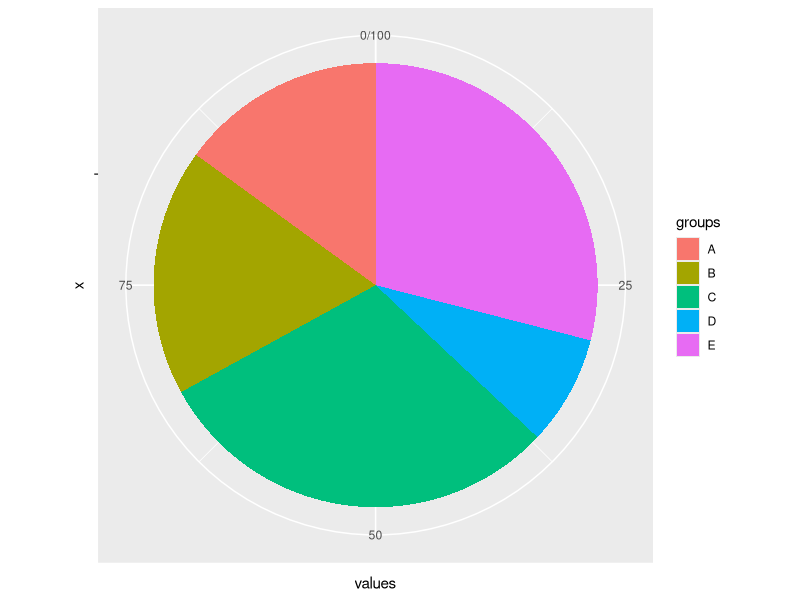
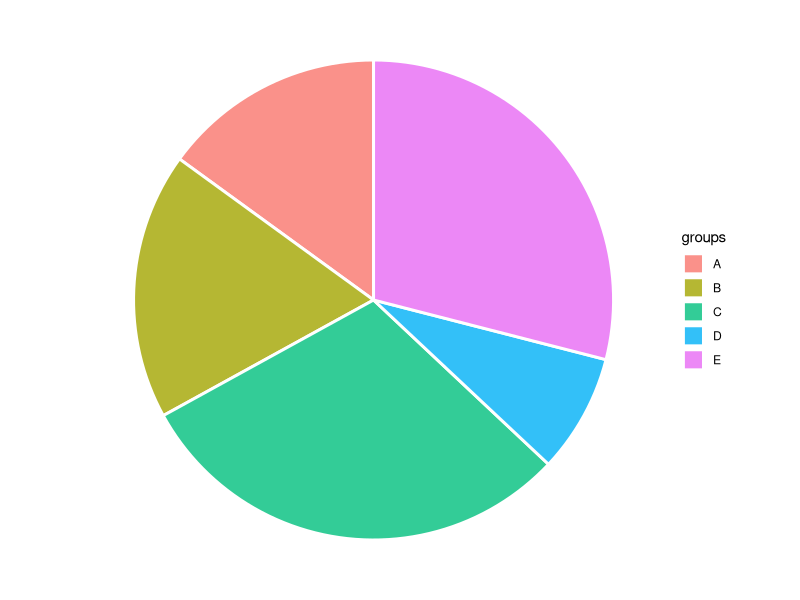
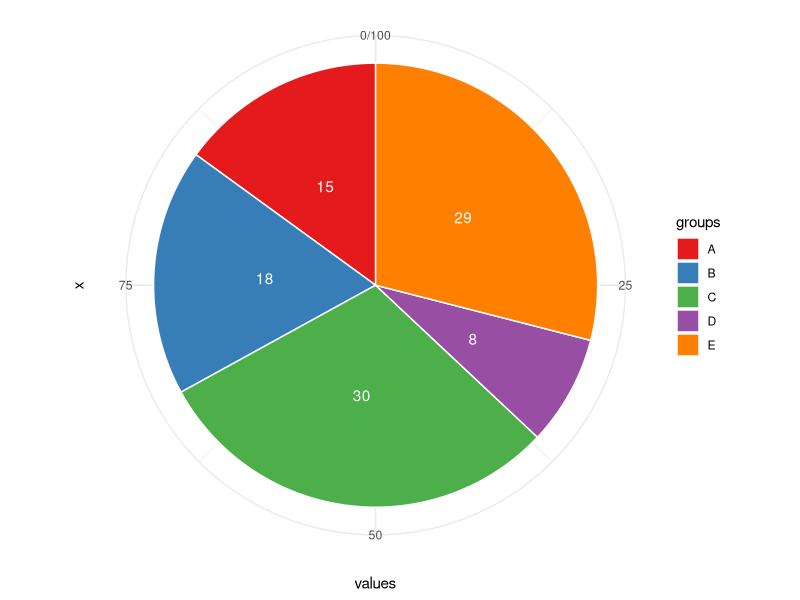
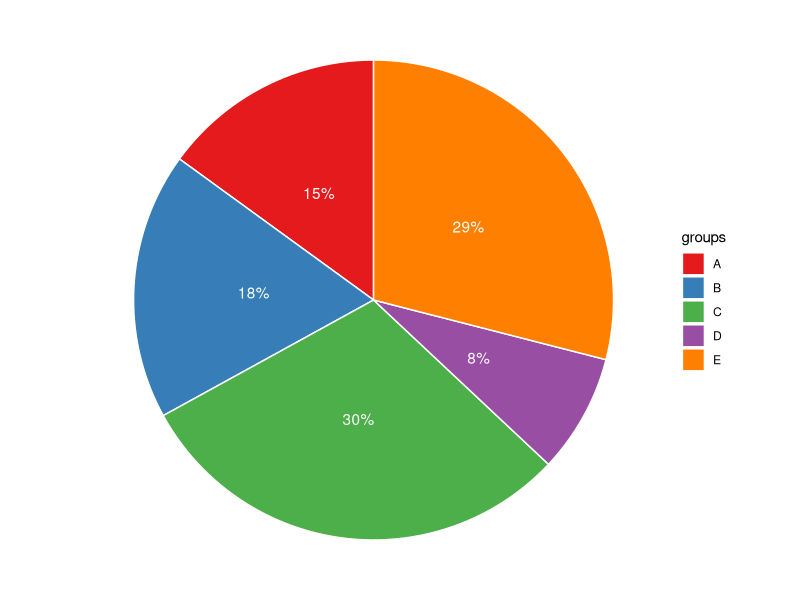

The R source for these figures, in order:
# 1. 载入ggplot2
library(ggplot2)

# 2. 创建数据
mydata <- data.frame(
  groups = LETTERS[1:5],
  values = c(15, 18, 30, 8, 29)
)
mydata

# 3. 一个基础的饼图
ggplot(mydata, aes(x = "", y = values, fill = groups)) +
  geom_bar(stat = "identity") +
  coord_polar("y") #极坐标系，夹角根据y轴上变量

# 4. 修饰饼图
ggplot(mydata, aes(x = "", y = values, fill = groups)) +
  geom_bar(stat = "identity",
           colour = "white",
           size = 1,
           alpha = 0.8) +
  coord_polar("y") +
  theme_void()

# 5. 增加文本说明
ggplot(mydata, aes(x = "", y = values, fill = groups)) +
  geom_bar(stat = "identity",
           colour = "white") +
  coord_polar("y") +
  geom_text(aes(label = values),
            position = position_stack(vjust = 0.5),
            colour = "white") +
  scale_fill_brewer(palette = "Set1") +
  theme_minimal()
  
# 增加百分比
ggplot(mydata, aes(x = "", y = values, fill = groups)) +
  geom_bar(stat = "identity",
           colour = "white") +
  coord_polar("y") +
  geom_text(aes(label = paste0(round(values/sum(values)*100, 1), "%")),
            position = position_stack(vjust = 0.5),
            colour = "white") +
  scale_fill_brewer(palette = "Set1") +
  theme_void()
